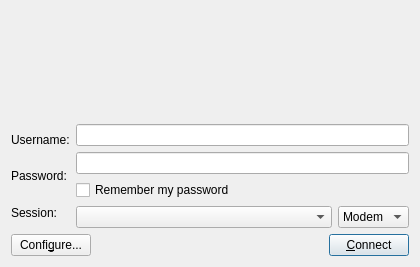
<?xml version="1.0" encoding="UTF-8"?>
<ui version="4.0">
 <class>LoginDialog</class>
 <widget class="QWidget" name="LoginDialog">
  <property name="geometry">
   <rect>
    <x>0</x>
    <y>0</y>
    <width>420</width>
    <height>267</height>
   </rect>
  </property>
  <property name="windowTitle">
   <string>QtNX</string>
  </property>
  <layout class="QVBoxLayout">
   <item>
    <widget class="QLabel" name="logo">
     <property name="text">
      <string>&lt;!DOCTYPE HTML PUBLIC &quot;-//W3C//DTD HTML 4.0//EN&quot; &quot;http://www.w3.org/TR/REC-html40/strict.dtd&quot;&gt;
&lt;html&gt;&lt;head&gt;&lt;meta name=&quot;qrichtext&quot; content=&quot;1&quot; /&gt;&lt;style type=&quot;text/css&quot;&gt;
p, li { white-space: pre-wrap; }
&lt;/style&gt;&lt;/head&gt;&lt;body style=&quot; font-family:'Sans Serif'; font-size:10pt; font-weight:400; font-style:normal;&quot;&gt;
&lt;p style=&quot; margin-top:0px; margin-bottom:0px; margin-left:0px; margin-right:0px; -qt-block-indent:0; text-indent:0px;&quot;&gt;&lt;img src=&quot;:/images/images/dotriver_QTNX.png&quot; /&gt;&lt;/p&gt;&lt;/body&gt;&lt;/html&gt;</string>
     </property>
     <property name="alignment">
      <set>Qt::AlignCenter</set>
     </property>
    </widget>
   </item>
   <item>
    <layout class="QHBoxLayout">
     <item>
      <layout class="QVBoxLayout">
       <property name="spacing">
        <number>6</number>
       </property>
       <property name="margin">
        <number>0</number>
       </property>
       <item>
        <widget class="QLabel" name="usernameLabel">
         <property name="text">
          <string>Username:</string>
         </property>
        </widget>
       </item>
       <item>
        <widget class="QLabel" name="passwordLabel">
         <property name="text">
          <string>Password:</string>
         </property>
        </widget>
       </item>
       <item>
        <widget class="QLabel" name="label">
         <property name="text">
          <string>Session:</string>
         </property>
        </widget>
       </item>
      </layout>
     </item>
     <item>
      <layout class="QVBoxLayout">
       <item>
        <widget class="QLineEdit" name="username">
         <property name="minimumSize">
          <size>
           <width>300</width>
           <height>0</height>
          </size>
         </property>
        </widget>
       </item>
       <item>
        <widget class="QLineEdit" name="password">
         <property name="minimumSize">
          <size>
           <width>300</width>
           <height>0</height>
          </size>
         </property>
         <property name="echoMode">
          <enum>QLineEdit::Password</enum>
         </property>
        </widget>
       </item>
       <item>
        <widget class="QCheckBox" name="rememberPassword">
         <property name="text">
          <string>Remember my password</string>
         </property>
        </widget>
       </item>
       <item>
        <layout class="QHBoxLayout">
         <item>
          <widget class="QComboBox" name="session">
           <property name="sizePolicy">
            <sizepolicy hsizetype="MinimumExpanding" vsizetype="Fixed">
             <horstretch>0</horstretch>
             <verstretch>0</verstretch>
            </sizepolicy>
           </property>
          </widget>
         </item>
         <item>
          <widget class="QComboBox" name="link">
           <item>
            <property name="text">
             <string>Modem</string>
            </property>
           </item>
           <item>
            <property name="text">
             <string>ISDN</string>
            </property>
           </item>
           <item>
            <property name="text">
             <string>ADSL</string>
            </property>
           </item>
           <item>
            <property name="text">
             <string>WAN</string>
            </property>
           </item>
           <item>
            <property name="text">
             <string>LAN</string>
            </property>
           </item>
          </widget>
         </item>
        </layout>
       </item>
      </layout>
     </item>
    </layout>
   </item>
   <item>
    <layout class="QHBoxLayout">
     <item>
      <widget class="QPushButton" name="configureButton">
       <property name="text">
        <string>Confi&amp;gure...</string>
       </property>
      </widget>
     </item>
     <item>
      <spacer>
       <property name="orientation">
        <enum>Qt::Horizontal</enum>
       </property>
       <property name="sizeHint" stdset="0">
        <size>
         <width>40</width>
         <height>20</height>
        </size>
       </property>
      </spacer>
     </item>
     <item>
      <widget class="QPushButton" name="connectButton">
       <property name="text">
        <string>&amp;Connect</string>
       </property>
       <property name="default">
        <bool>true</bool>
       </property>
      </widget>
     </item>
    </layout>
   </item>
  </layout>
 </widget>
 <resources>
  <include location="images.qrc"/>
 </resources>
 <connections/>
</ui>
